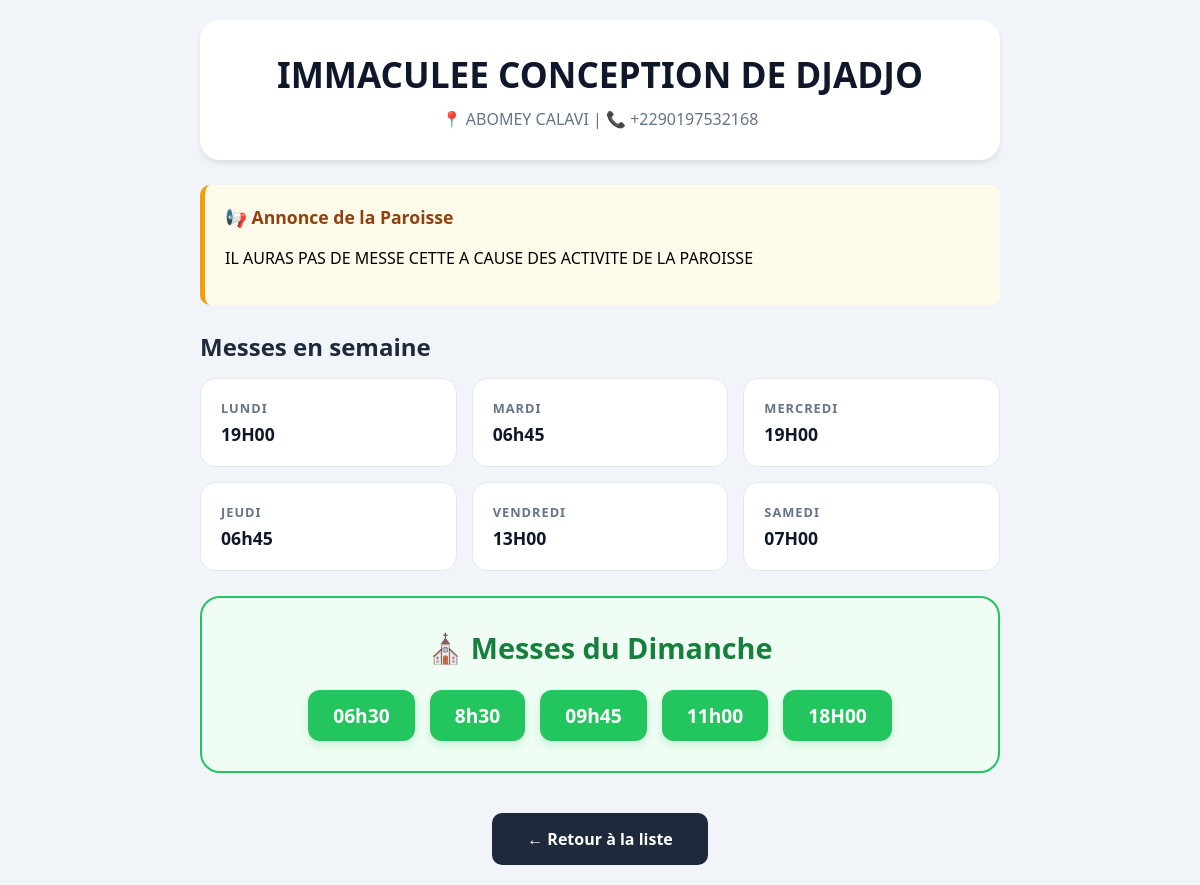
/paroisse/1, run on the app's committed database.
### app.py (models this page shows)
class Paroisse(db.Model):
    id = db.Column(db.Integer, primary_key=True)
    nom = db.Column(db.String(100), nullable=False)
    ville = db.Column(db.String(100), nullable=False)
    telephone = db.Column(db.String(20))
    code = db.Column(db.String(20), nullable=False, unique=True)
    annonce = db.Column(db.Text, default="")
    h_lundi = db.Column(db.String(100), default="À préciser")
    h_mardi = db.Column(db.String(100), default="À préciser")
    h_mercredi = db.Column(db.String(100), default="À préciser")
    h_jeudi = db.Column(db.String(100), default="À préciser")
    h_vendredi = db.Column(db.String(100), default="À préciser")
    h_samedi = db.Column(db.String(100), default="À préciser")
    h_dimanche = db.Column(db.String(100), default="À préciser")

### app.py (the view)
@app.route('/paroisse/<int:id>')
def details_paroisse(id):
    paroisse = db.session.get(Paroisse, id)
    if not paroisse:
        flash("Paroisse introuvable")
        return redirect(url_for('liste'))
    return render_template('details.html', paroisse=paroisse, getattr=getattr)

### templates/details.html (shortened to what this page needs)
<!DOCTYPE html>
<html lang="fr">
<head>
</head>
<body>
<div class="container">
    <div class="header-card">
        <h1>{{ paroisse.nom }}</h1>
        <div class="info-paroisse">
            <span>📍 {{ paroisse.ville }}</span> |
            <span>📞 {{ paroisse.telephone }}</span>
        </div>
    </div>
    {% if paroisse.annonce %}
    <div class="annonce-box">
        <h3>📢 Annonce de la Paroisse</h3>
        <p>{{ paroisse.annonce }}</p>
    </div>
    {% endif %}
    <h2 style="color: #1e293b; margin-bottom: 15px;">Messes en semaine</h2>
    <div class="week-grid">
        {% set planning = [
            ('Lundi', paroisse.h_lundi),
            ('Mardi', paroisse.h_mardi),
            ('Mercredi', paroisse.h_mercredi),
            ('Jeudi', paroisse.h_jeudi),
            ('Vendredi', paroisse.h_vendredi),
            ('Samedi', paroisse.h_samedi)
        ] %}
        {% for jour, heure in planning %}
        <div class="day-card">
            <span class="day-name">{{ jour }}</span>
            <div class="day-time">{{ heure if heure and heure != "À préciser" else 'Pas de messe' }}</div>
        </div>
        {% endfor %}
    </div>
    <div class="sunday-card">
        <h2 class="sunday-title">⛪ Messes du Dimanche</h2>
        <div class="sunday-times">
            {% if paroisse.h_dimanche and paroisse.h_dimanche != "À préciser" %}
                {% for h in paroisse.h_dimanche.split(',') %}
                    <div class="time-badge">{{ h.strip() }}</div>
                {% endfor %}
            {% else %}
                <p style="color: #15803d; font-style: italic;">Horaires à confirmer auprès de la paroisse.</p>
            {% endif %}
        </div>
    </div>
    <div style="text-align: center; margin-top: 40px;">
        <a href="/" class="btn-back">← Retour à la liste</a>
    </div>
</div>
</body>
</html>

### templates/details.html (style rules this page uses)
body { font-family: 'Segoe UI', Tahoma, Geneva, Verdana, sans-serif; background-color: #f1f5f9; margin: 0; padding: 20px; }
.container { max-width: 800px; margin: 0 auto; }
.header-card { background: white; padding: 30px; border-radius: 20px; box-shadow: 0 4px 6px -1px rgba(0,0,0,0.1); text-align: center; margin-bottom: 25px; }
.header-card h1 { margin: 0; color: #0f172a; font-size: 2.2rem; }
.info-paroisse { color: #64748b; margin-top: 10px; font-weight: 500; }
.annonce-box { background: #fffbeb; border-left: 5px solid #f59e0b; padding: 20px; border-radius: 10px; margin-bottom: 25px; }
.annonce-box h3 { margin-top: 0; color: #92400e; font-size: 1.1rem; }
.week-grid { display: grid; grid-template-columns: repeat(auto-fit, minmax(200px, 1fr)); gap: 15px; margin-bottom: 25px; }
.day-card { background: white; padding: 20px; border-radius: 15px; border: 1px solid #e2e8f0; transition: transform 0.2s; }
.day-name { display: block; color: #64748b; font-size: 0.8rem; font-weight: bold; text-transform: uppercase; letter-spacing: 1px; }
.day-time { font-size: 1.1rem; font-weight: 600; color: #0f172a; margin-top: 5px; }
.sunday-card { background: #f0fdf4; border: 2px solid #22c55e; border-radius: 20px; padding: 30px; text-align: center; margin-bottom: 30px; }
.sunday-title { color: #15803d; margin-top: 0; font-size: 1.8rem; }
.sunday-times { display: flex; flex-wrap: wrap; justify-content: center; gap: 15px; margin-top: 15px; }
.time-badge { background: #22c55e; color: white; padding: 12px 25px; border-radius: 12px; font-weight: bold; font-size: 1.2rem; box-shadow: 0 4px 10px rgba(34, 197, 94, 0.2); }
.btn-back { display: inline-block; background: #1e293b; color: white; padding: 15px 35px; text-decoration: none; border-radius: 10px; font-weight: bold; transition: background 0.2s; }

### data on the page
Paroisse: nom "IMMACULEE CONCEPTION DE DJADJO", ville "ABOMEY CALAVI", telephone "+2290197532168", annonce "IL AURAS PAS DE MESSE CETTE A CAUSE DES ACTIVITE DE LA PAROISSE", jour "LUNDI", h_lundi "19H00", jour "MARDI", h_mardi "06h45", jour "MERCREDI", h_mercredi "19H00", jour "JEUDI", h_jeudi "06h45", jour "VENDREDI", h_vendredi "13H00", jour "SAMEDI", h_samedi "07H00"

### other printed values
{{ h.strip() }} "06h30" "8h30" "09h45" "11h00" "18H00"
